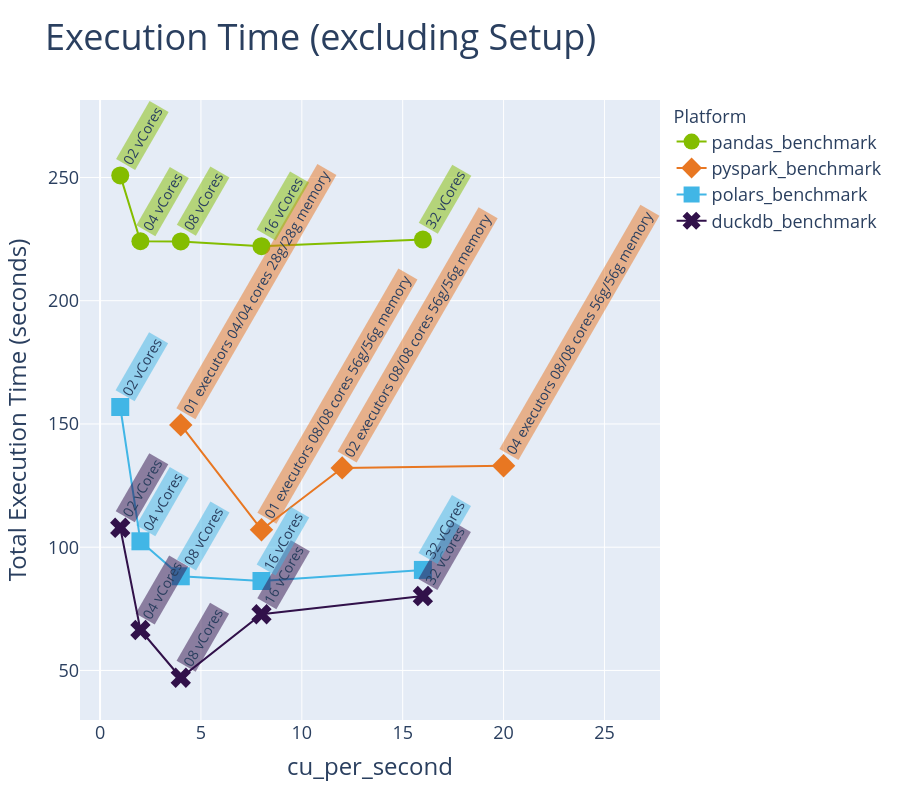

Notebook source saved alongside this figure:
### Markdown cell above
The line chart below shows median execution times across all engines and configurations, with CUs per second as the common measure of both environment size and cost:

Key observations:

- Execution time for all engines initially decreases as more cores and memory become available, but there is a clear **"sweet spot"** beyond which performance plateaus or even degrades slightly. Throwing more infrastructure at a problem does not guarantee faster results and can actually make things slower.
- At comparable CU levels (e.g. 4 CUs per second), DuckDB and Polars on Python Notebooks significantly outperform PySpark on Spark Notebooks.

This "sweet spot" behaviour is consistent with what we know about how DuckDB and Polars are engineered. Both tools use automatic parallelisation across available cores, but there is an overhead to thread coordination that grows with core count. Beyond the point where all available parallelism is fully utilised, adding more cores yields diminishing returns.

### Code cell
fig = px.line(sumamrised_overall_benchmarks_excluding_start_and_setup, 
             x="cu_per_second",
             y="median_execution_time",
             color="workload_name",
             markers=True,
            symbol="workload_name",
             title="Execution Time (excluding Setup)",
             category_orders={
                 "cu_per_second": [1, 2, 4, 8, 12, 16, 20],
                 "workload_name": ["pandas_benchmark", "pyspark_benchmark", "polars_benchmark", "duckdb_benchmark"]
                 }
             )

# Map workload colors (from my_palette) with 50% transparency
workload_colors = {
    "pandas_benchmark": "rgba(132, 189, 0, 0.5)",     # #84BD00
    "pyspark_benchmark": "rgba(232, 119, 34, 0.5)",   # #E87722
    "polars_benchmark": "rgba(65, 182, 230, 0.5)",    # #41B6E6
    "duckdb_benchmark": "rgba(49, 17, 74, 0.5)",      # #31114A
}

for row in sumamrised_overall_benchmarks_excluding_start_and_setup.iter_rows(named=True):
    fig.add_annotation(
        x=row["cu_per_second"],
        y=row["median_execution_time"],
        text=row["configuration"],
        textangle=-60,
        showarrow=False,
        xanchor="left",
        xshift=-5,
        yanchor="bottom",
        yshift=5,
        font=dict(size=14),
        bgcolor=workload_colors.get(row["workload_name"], "rgba(255,255,255,0.5)")
    )

fig.update_layout(
    yaxis_title="Total Execution Time (seconds)"
)

fig.update_layout(
    title=dict(font=dict(size=36)),
    xaxis=dict(title_font=dict(size=24), tickfont=dict(size=18)),
    yaxis=dict(title_font=dict(size=24), tickfont=dict(size=18)),
    legend=dict(title=dict(text="Workload", font=dict(size=18)), font=dict(size=18))
)

fig.update_traces(marker=dict(size=18))  # default is ~6

fig.show(config={"toImageButtonOptions": {"format": "png", "scale": 2, "filename": "chart2", "width": 1920, "height": 1080}})

### Figure 1 — Plotly figure (JSON) as saved in the notebook; plotly's stock layout.template omitted (floating-point values rounded to 4 significant figures)
{"data": [{"hovertemplate": "workload_name=pandas_benchmark<br>cu_per_second=%{x}<br>median_execution_time=%{y}<extra></extra>", "legendgroup": "pandas_benchmark", "line": {"color": "#84BD00", "dash": "solid"}, "marker": {"size": 18, "symbol": "circle"}, "mode": "lines+markers", "name": "pandas_benchmark", "orientation": "v", "showlegend": true, "type": "scatter", "x": [1, 2, 4, 8, 16], "xaxis": "x", "y": [250.8, 224.1, 224.1, 222.1, 224.8], "yaxis": "y"}, {"hovertemplate": "workload_name=pyspark_benchmark<br>cu_per_second=%{x}<br>median_execution_time=%{y}<extra></extra>", "legendgroup": "pyspark_benchmark", "line": {"color": "#E87722", "dash": "solid"}, "marker": {"size": 18, "symbol": "diamond"}, "mode": "lines+markers", "name": "pyspark_benchmark", "orientation": "v", "showlegend": true, "type": "scatter", "x": [4, 8, 12, 20], "xaxis": "x", "y": [149.6, 107.1, 132.2, 133.0], "yaxis": "y"}, {"hovertemplate": "workload_name=polars_benchmark<br>cu_per_second=%{x}<br>median_execution_time=%{y}<extra></extra>", "legendgroup": "polars_benchmark", "line": {"color": "#41B6E6", "dash": "solid"}, "marker": {"size": 18, "symbol": "square"}, "mode": "lines+markers", "name": "polars_benchmark", "orientation": "v", "showlegend": true, "type": "scatter", "x": [1, 2, 4, 8, 16], "xaxis": "x", "y": [156.9, 102.4, 88.2, 86.28, 90.79], "yaxis": "y"}, {"hovertemplate": "workload_name=duckdb_benchmark<br>cu_per_second=%{x}<br>median_execution_time=%{y}<extra></extra>", "legendgroup": "duckdb_benchmark", "line": {"color": "#31114A", "dash": "solid"}, "marker": {"size": 18, "symbol": "x"}, "mode": "lines+markers", "name": "duckdb_benchmark", "orientation": "v", "showlegend": true, "type": "scatter", "x": [1, 2, 4, 8, 16], "xaxis": "x", "y": [107.9, 66.41, 47.04, 72.79, 80.18], "yaxis": "y"}], "layout": {"annotations": [{"bgcolor": "rgba(232, 119, 34, 0.5)", "font": {"size": 14}, "showarrow": false, "text": "01 executors 04/04 cores 28g/28g memory", "textangle": -60, "x": 4, "xanchor": "left", "xshift": -5, "y": 149.6, "yanchor": "bottom", "yshift": 5}, {"bgcolor": "rgba(232, 119, 34, 0.5)", "font": {"size": 14}, "showarrow": false, "text": "01 executors 08/08 cores 56g/56g memory", "textangle": -60, "x": 8, "xanchor": "left", "xshift": -5, "y": 107.1, "yanchor": "bottom", "yshift": 5}, {"bgcolor": "rgba(232, 119, 34, 0.5)", "font": {"size": 14}, "showarrow": false, "text": "02 executors 08/08 cores 56g/56g memory", "textangle": -60, "x": 12, "xanchor": "left", "xshift": -5, "y": 132.2, "yanchor": "bottom", "yshift": 5}, {"bgcolor": "rgba(232, 119, 34, 0.5)", "font": {"size": 14}, "showarrow": false, "text": "04 executors 08/08 cores 56g/56g memory", "textangle": -60, "x": 20, "xanchor": "left", "xshift": -5, "y": 133.0, "yanchor": "bottom", "yshift": 5}, {"bgcolor": "rgba(49, 17, 74, 0.5)", "font": {"size": 14}, "showarrow": false, "text": "02 vCores", "textangle": -60, "x": 1, "xanchor": "left", "xshift": -5, "y": 107.9, "yanchor": "bottom", "yshift": 5}, {"bgcolor": "rgba(132, 189, 0, 0.5)", "font": {"size": 14}, "showarrow": false, "text": "02 vCores", "textangle": -60, "x": 1, "xanchor": "left", "xshift": -5, "y": 250.8, "yanchor": "bottom", "yshift": 5}, {"bgcolor": "rgba(65, 182, 230, 0.5)", "font": {"size": 14}, "showarrow": false, "text": "02 vCores", "textangle": -60, "x": 1, "xanchor": "left", "xshift": -5, "y": 156.9, "yanchor": "bottom", "yshift": 5}, {"bgcolor": "rgba(49, 17, 74, 0.5)", "font": {"size": 14}, "showarrow": false, "text": "04 vCores", "textangle": -60, "x": 2, "xanchor": "left", "xshift": -5, "y": 66.41, "yanchor": "bottom", "yshift": 5}, {"bgcolor": "rgba(132, 189, 0, 0.5)", "font": {"size": 14}, "showarrow": false, "text": "04 vCores", "textangle": -60, "x": 2, "xanchor": "left", "xshift": -5, "y": 224.1, "yanchor": "bottom", "yshift": 5}, {"bgcolor": "rgba(65, 182, 230, 0.5)", "font": {"size": 14}, "showarrow": false, "text": "04 vCores", "textangle": -60, "x": 2, "xanchor": "left", "xshift": -5, "y": 102.4, "yanchor": "bottom", "yshift": 5}, {"bgcolor": "rgba(49, 17, 74, 0.5)", "font": {"size": 14}, "showarrow": false, "text": "08 vCores", "textangle": -60, "x": 4, "xanchor": "left", "xshift": -5, "y": 47.04, "yanchor": "bottom", "yshift": 5}, {"bgcolor": "rgba(132, 189, 0, 0.5)", "font": {"size": 14}, "showarrow": false, "text": "08 vCores", "textangle": -60, "x": 4, "xanchor": "left", "xshift": -5, "y": 224.1, "yanchor": "bottom", "yshift": 5}, {"bgcolor": "rgba(65, 182, 230, 0.5)", "font": {"size": 14}, "showarrow": false, "text": "08 vCores", "textangle": -60, "x": 4, "xanchor": "left", "xshift": -5, "y": 88.2, "yanchor": "bottom", "yshift": 5}, {"bgcolor": "rgba(49, 17, 74, 0.5)", "font": {"size": 14}, "showarrow": false, "text": "16 vCores", "textangle": -60, "x": 8, "xanchor": "left", "xshift": -5, "y": 72.79, "yanchor": "bottom", "yshift": 5}, {"bgcolor": "rgba(132, 189, 0, 0.5)", "font": {"size": 14}, "showarrow": false, "text": "16 vCores", "textangle": -60, "x": 8, "xanchor": "left", "xshift": -5, "y": 222.1, "yanchor": "bottom", "yshift": 5}, {"bgcolor": "rgba(65, 182, 230, 0.5)", "font": {"size": 14}, "showarrow": false, "text": "16 vCores", "textangle": -60, "x": 8, "xanchor": "left", "xshift": -5, "y": 86.28, "yanchor": "bottom", "yshift": 5}, {"bgcolor": "rgba(49, 17, 74, 0.5)", "font": {"size": 14}, "showarrow": false, "text": "32 vCores", "textangle": -60, "x": 16, "xanchor": "left", "xshift": -5, "y": 80.18, "yanchor": "bottom", "yshift": 5}, {"bgcolor": "rgba(132, 189, 0, 0.5)", "font": {"size": 14}, "showarrow": false, "text": "32 vCores", "textangle": -60, "x": 16, "xanchor": "left", "xshift": -5, "y": 224.8, "yanchor": "bottom", "yshift": 5}, {"bgcolor": "rgba(65, 182, 230, 0.5)", "font": {"size": 14}, "showarrow": false, "text": "32 vCores", "textangle": -60, "x": 16, "xanchor": "left", "xshift": -5, "y": 90.79, "yanchor": "bottom", "yshift": 5}], "height": 800, "legend": {"font": {"size": 18}, "title": {"font": {"size": 18}, "text": "Platform"}, "tracegroupgap": 0}, "title": {"font": {"size": 36}, "text": "Execution Time (excluding Setup)"}, "xaxis": {"anchor": "y", "categoryarray": [1, 2, 4, 8, 12, 16, 20], "categoryorder": "array", "domain": [0, 1], "tickfont": {"size": 18}, "title": {"font": {"size": 24}, "text": "cu_per_second"}}, "yaxis": {"anchor": "x", "domain": [0, 1], "tickfont": {"size": 18}, "title": {"font": {"size": 24}, "text": "Total Execution Time (seconds)"}}}}
